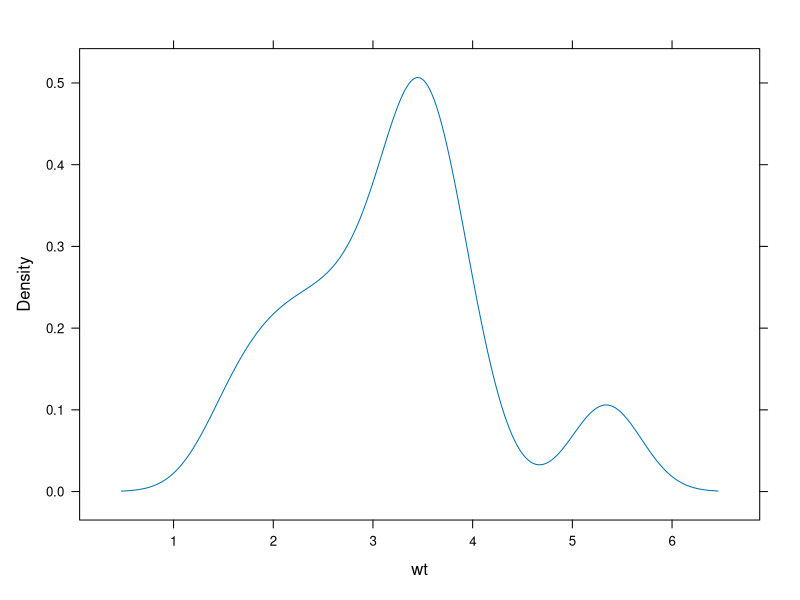

Write R code to recreate this figure.
library(lattice)


input <- mtcars[,c('wt','mpg','hp','gear')]

densityplot(~ wt,
            data = input,
            plot.points = FALSE)
